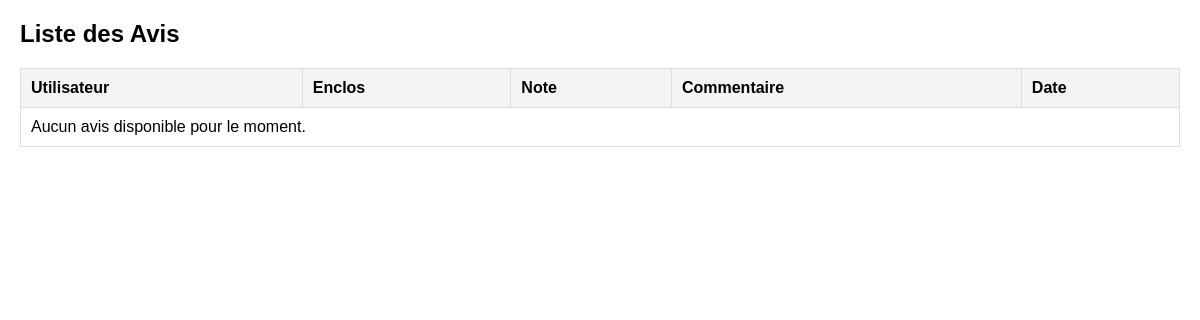
The app's page /back/get_review.php, older data.
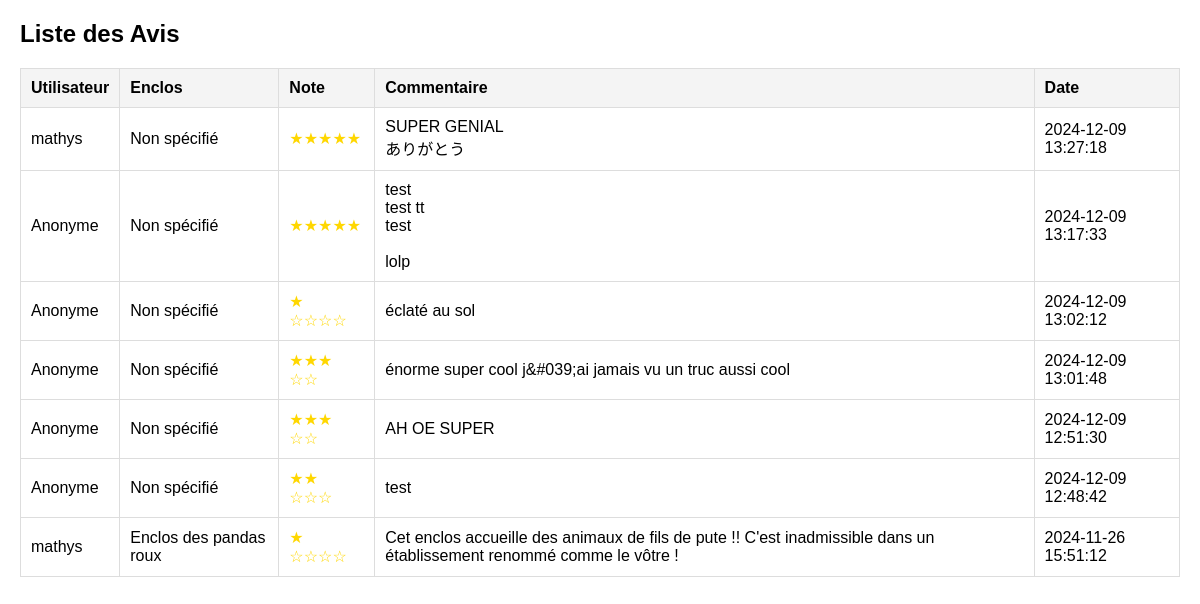
The same page, newer data.
### tables this page shows
CREATE TABLE IF NOT EXISTS `reviews` (
  `review_id` int NOT NULL AUTO_INCREMENT,
  `user_id` int DEFAULT NULL,
  `enclosure_id` int DEFAULT NULL,
  `rating` int NOT NULL,
  `comment` text,
  `created_at` timestamp NULL DEFAULT CURRENT_TIMESTAMP,
  PRIMARY KEY (`review_id`),
  KEY `user_id` (`user_id`),
  KEY `enclosure_id` (`enclosure_id`)
);

CREATE TABLE IF NOT EXISTS `users` (
  `user_id` int NOT NULL AUTO_INCREMENT,
  `username` varchar(50) NOT NULL,
  `password` varchar(255) NOT NULL,
  `email` varchar(100) NOT NULL,
  `role` enum('user','admin') NOT NULL DEFAULT 'user',
  `created_at` timestamp NULL DEFAULT CURRENT_TIMESTAMP,
  PRIMARY KEY (`user_id`),
  UNIQUE KEY `username` (`username`),
  UNIQUE KEY `email` (`email`)
);

CREATE TABLE IF NOT EXISTS `enclosures` (
  `enclosure_id` int NOT NULL AUTO_INCREMENT,
  `name` varchar(60) NOT NULL,
  `description` text,
  `status` enum('open','closed') NOT NULL DEFAULT 'open',
  `biome_id` int DEFAULT NULL,
  PRIMARY KEY (`enclosure_id`),
  KEY `biome_id` (`biome_id`)
);

### back/get_review.php (the view, shortened to what this page needs)
<?php
$host = 'localhost';
$dbname = 'projet_web_2425';
$user = 'root';
$pass = '';
try {
    $pdo = new PDO("mysql:host=$host;dbname=$dbname;charset=utf8", $user, $pass);
    $pdo->setAttribute(PDO::ATTR_ERRMODE, PDO::ERRMODE_EXCEPTION);
} catch (PDOException $e) {
    die("Erreur de connexion à la base de données : " . $e->getMessage());
}
try {
    $stmt = $pdo->query("SELECT r.review_id, r.rating, r.comment, r.created_at, u.username, e.name
                         FROM reviews r
                         LEFT JOIN users u ON r.user_id = u.user_id
                         LEFT JOIN enclosures e ON r.enclosure_id = e.enclosure_id
                         ORDER BY r.created_at DESC");
    $reviews = $stmt->fetchAll(PDO::FETCH_ASSOC);
} catch (PDOException $e) {
    die("Erreur lors de la récupération des avis : " . $e->getMessage());
}
?>
<!DOCTYPE html>
<html lang="fr">
<head>
</head>
<body>
    <h2>Liste des Avis</h2>
    <table>
        <thead>
            <tr>
                <th>Utilisateur</th>
                <th>Enclos</th>
                <th>Note</th>
                <th>Commentaire</th>
                <th>Date</th>
            </tr>
        </thead>
        <tbody>
            <?php if (empty($reviews)) : ?>
                <tr>
                    <td colspan="5">Aucun avis disponible pour le moment.</td>
                </tr>
            <?php else : ?>
                <?php foreach ($reviews as $review) : ?>
                    <tr>
                        <td><?= htmlspecialchars($review['username'] ?? 'Anonyme') ?></td>
                        <td><?= htmlspecialchars($review['name'] ?? 'Non spécifié') ?></td>
                        <td class="rating">
                            <?= str_repeat('★', $review['rating']) ?>
                            <?= str_repeat('☆', 5 - $review['rating']) ?>
                        </td>
                        <td><?= nl2br(htmlspecialchars($review['comment'])) ?></td>
                        <td><?= htmlspecialchars($review['created_at']) ?></td>
                    </tr>
                <?php endforeach; ?>
            <?php endif; ?>
        </tbody>
    </table>
</body>
</html>

### back/get_review.php (style rules this page uses)
body { font-family: Arial, sans-serif; margin: 20px; }
table { width: 100%; border-collapse: collapse; margin-bottom: 20px; }
table, th, td { border: 1px solid #ddd; }
th, td { padding: 10px; text-align: left; }
th { background-color: #f4f4f4; }
.rating { color: gold; }

Row changes from the older to the newer data that the page shows:
added reviews: user.username "mathys", name "Non spécifié", rating "★★★★★", comment "SUPER GENIAL ありがとう", created_at "2024-12-09 13:27:18"
added reviews: username "Anonyme", name "Non spécifié", rating "★★★★★", comment "test test tt test lolp", created_at "2024-12-09 13:17:33"
added reviews: username "Anonyme", name "Non spécifié", rating "★", rating "☆☆☆☆", comment "éclaté au sol", created_at "2024-12-09 13:02:12"
added reviews: username "Anonyme", name "Non spécifié", rating "★★★", rating "☆☆", comment "énorme super cool j&#039;ai jamais vu un truc aussi cool", created_at "2024-12-09 13:01:48"
added reviews: username "Anonyme", name "Non spécifié", rating "★★★", rating "☆☆", comment "AH OE SUPER", created_at "2024-12-09 12:51:30"
added reviews: username "Anonyme", name "Non spécifié", rating "★★", rating "☆☆☆", comment "test", created_at "2024-12-09 12:48:42"
added reviews: user.username "mathys", enclosure.name "Enclos des pandas roux", rating "★", rating "☆☆☆☆", comment "Cet enclos accueille des animaux de fils de pute !! C'est inadmissible dans un établissement renommé comme le vôtre !", created_at "2024-11-26 15:51:12"
Text that changed along with them:
text no longer shown: "Aucun avis disponible pour le moment."
